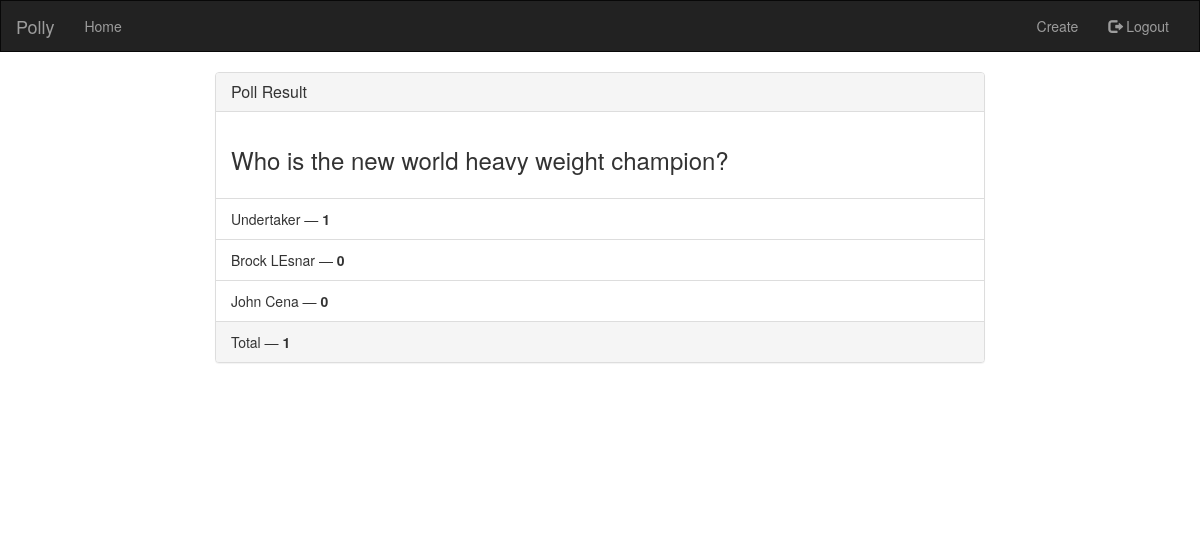
The app's page /result/10 (signed in) with its own data.
### poll/models.py (models this page shows, shortened)
class Poll(models.Model):
    topic = models.TextField()
    option1 = models.CharField(max_length=60)
    option2 = models.CharField(max_length=60)
    option3 = models.CharField(max_length=60)
    option1_count = models.IntegerField(default=0)
    option2_count = models.IntegerField(default=0)
    option3_count = models.IntegerField(default=0)
    def total(self):
        return self.option1_count + self.option2_count + self.option3_count

### poll/views.py (the view)
# urls.py: path('result/<poll_id>', views.result, name='poll-result'),
def result(request, poll_id):
    poll = Poll.objects.get(pk=poll_id)
    context = {
        'poll': poll
    }
    return render(request, 'poll/result.html', context)

### poll/templates/poll/result.html (shortened to what this page needs)
{%  extends 'poll/base.html' %}
{% block content %}
	<div class="row">
    <div class="col-lg-8 col-lg-offset-2">
        <div class="panel panel-default">
            <div class="panel-heading">
                <h3 class="panel-title">Poll Result</h3>
            </div>
            <div class="panel-body">
                <h3>{{ poll.topic }}</h3>
            </div>
            <ul class="list-group">
                <li class="list-group-item">{{ poll.option1 }} &mdash; <strong>{{ poll.option1_count }}</strong></li>
                <li class="list-group-item">{{ poll.option2 }} &mdash; <strong>{{ poll.option2_count }}</strong></li>
                <li class="list-group-item">{{ poll.option3 }} &mdash; <strong>{{ poll.option3_count }}</strong></li>
            </ul>
            <div class="panel-footer">
                Total &mdash; <strong>{{ poll.total }}</strong>
            </div>
        </div>
    </div>
</div>
{% endblock content %}

### records on screen
Poll: topic "Who is the new world heavy weight champion?", option1 "Undertaker", option1_count "1", option2 "Brock LEsnar", option2_count "0", option3 "John Cena", option3_count "0", total "1"
